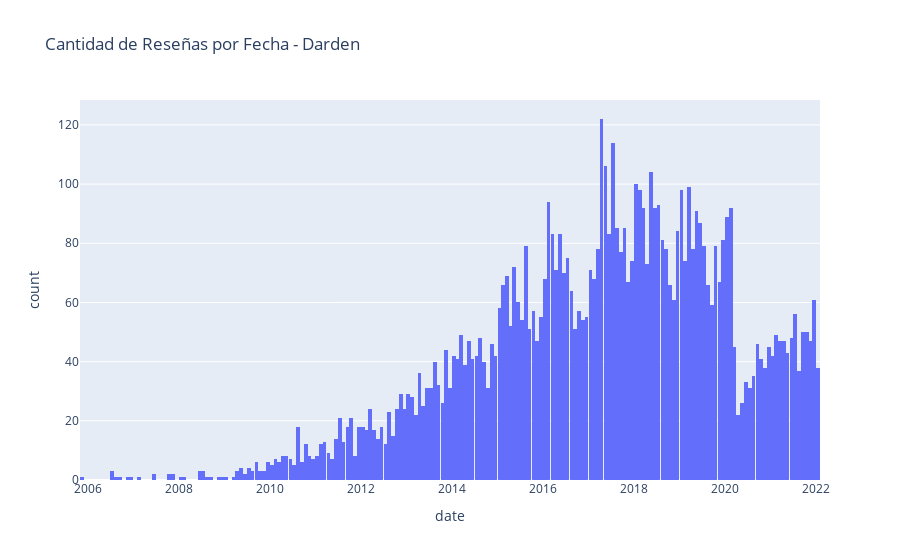

Source (notebook cell):
### Code cell
fig = px.histogram(df_darden_review, x='date', nbins=200, title='Cantidad de Reseñas por Fecha - Darden')
fig.show()

### Figure 1 — Plotly figure (JSON) as saved in the notebook; plotly's stock layout.template omitted (floating-point values rounded to 4 significant figures; data arrays with more than 128 entries replaced by an {"elided": "..."} marker saying what was removed)
{"data": [{"alignmentgroup": "True", "bingroup": "x", "hovertemplate": "date=%{x}<br>count=%{y}<extra></extra>", "legendgroup": "", "marker": {"color": "#636efa", "pattern": {"shape": ""}}, "name": "", "nbinsx": 200, "offsetgroup": "", "orientation": "v", "showlegend": false, "type": "histogram", "x": {"elided": "7153 str values"}, "xaxis": "x", "yaxis": "y"}], "layout": {"barmode": "relative", "legend": {"tracegroupgap": 0}, "title": {"text": "Cantidad de Reseñas por Fecha - Darden"}, "xaxis": {"anchor": "y", "domain": [0, 1], "title": {"text": "date"}}, "yaxis": {"anchor": "x", "domain": [0, 1], "title": {"text": "count"}}}}
